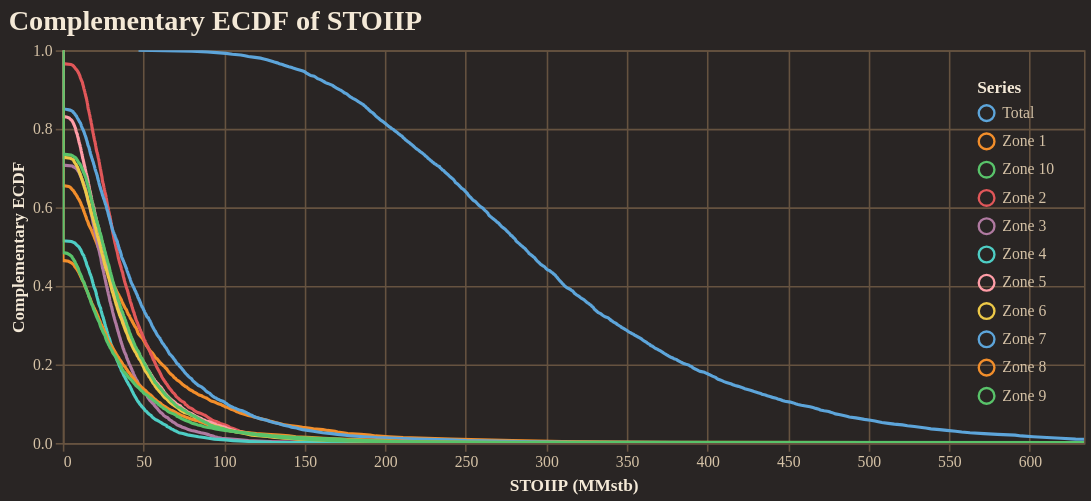

This figure's notebook cell:
### Code cell
fig = reporter.plotter.prospect_volumetric_ecdf_plot(
    figsize=(650, 250),
    backend=PLOTTING_BACKEND
)
fig.show()

### Figure 1 — Vega-Lite specification as saved in the notebook (floating-point values rounded to 4 significant figures; data arrays with more than 128 entries replaced by an {"elided": "..."} marker saying what was removed)
{"config": {"background": "#292524", "view": {"fill": "#292524", "stroke": "#665340"}, "title": {"color": "#f4e9d7", "font": "Merriweather", "fontSize": 18, "fontWeight": 600, "subtitleColor": "#d5c2a6", "anchor": "start"}, "axis": {"domainColor": "#665340", "gridColor": "#665340", "tickColor": "#665340", "labelColor": "#d5c2a6", "titleColor": "#f4e9d7", "labelFont": "Merriweather", "titleFont": "Merriweather"}, "legend": {"titleColor": "#f4e9d7", "labelColor": "#d5c2a6", "labelFont": "Merriweather", "titleFont": "Merriweather", "orient": "top-right", "symbolType": "circle"}, "header": {"labelColor": "#d5c2a6", "titleColor": "#f4e9d7", "labelFont": "Merriweather", "titleFont": "Merriweather"}, "mark": {"color": "#c78d3b"}, "line": {"color": "#c78d3b"}, "bar": {"color": "#c78d3b"}, "point": {"color": "#ddb06d"}, "area": {"color": "#c78d3b", "opacity": 0.35}, "text": {"color": "#f4e9d7", "font": "Merriweather"}, "range": {"category": ["#5DA5DA", "#F28E2B", "#59C36A", "#E15759", "#B07AA1", "#4ECDC4", "#FF9DA7", "#EDC948"]}}, "layer": [{"mark": {"type": "line", "clip": true, "strokeWidth": 2}, "encoding": {"color": {"field": "series", "title": "Series", "type": "nominal"}, "tooltip": [{"field": "series", "title": "Series", "type": "nominal"}, {"field": "stoiip_mmstb", "format": ",.2f", "title": "STOIIP (MMstb)", "type": "quantitative"}, {"field": "exceedance_probability", "format": ".3f", "title": "Exceedance", "type": "quantitative"}], "x": {"field": "stoiip_mmstb", "title": "STOIIP (MMstb)", "type": "quantitative"}, "y": {"field": "exceedance_probability", "scale": {"domain": [0, 1]}, "title": "Complementary ECDF", "type": "quantitative"}}}], "data": {"name": "data-95a757754234620e75386a79917610fd"}, "encoding": {"x": {"field": "stoiip_mmstb", "scale": {"domain": [0, 633.7]}, "type": "quantitative"}}, "height": 250, "title": "Complementary ECDF of STOIIP", "width": 650, "$schema": "https://vega.github.io/schema/vega-lite/v5.20.1.json", "datasets": {"data-95a757754234620e75386a79917610fd": {"elided": "5500 records"}}}
